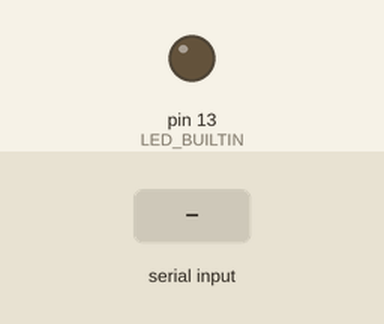
A sketch run on a simulated Arduino Uno, built with avr-gcc and run on an emulated ATmega328P. Shown: output pins drawn as LEDs (lit = HIGH). Dashed ring = blinking. The test bench sets the inputs (shaded band).

Above: at 1.2 s.
1.3 s: "hello" received over Serial
At 2.4 s:
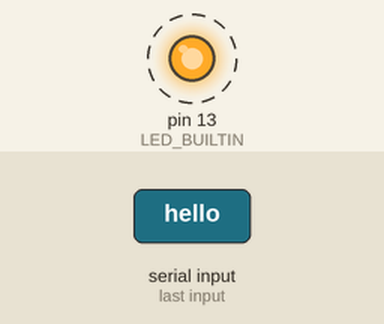
4.3 s: "on" received over Serial
At 6.5 s:
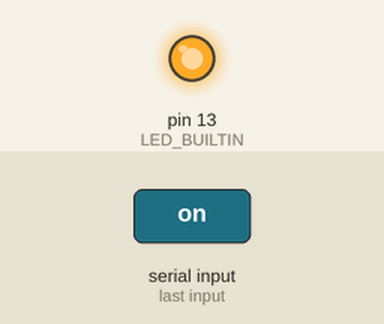
6.8 s: "off" received over Serial
At 8.6 s:
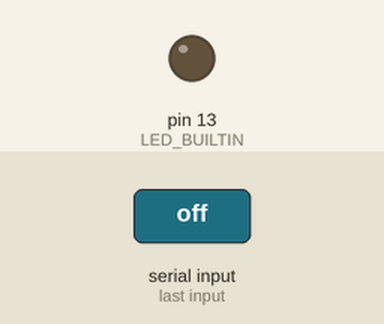
Timing chart, 0 to 10.1 s (numbered marks = the images above; inputs shaded):
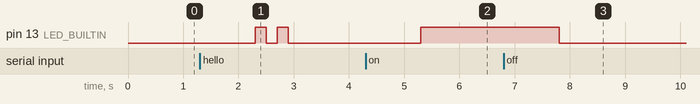

The sketch:

serial_work1.ino
```cpp
void setup() {
  pinMode(13, OUTPUT);
  Serial.begin(9600);
}

void loop() {
  if (Serial.available()) {
    String ch;
    ch = Serial.readString();
    ch.trim();
    if (ch == "on" || ch == "ON") {
      digitalWrite(13, HIGH);
    }

    else if (ch == "off" || ch == "OFF") {
      digitalWrite(13, LOW);
    }

    //    else if (ch == "hello" || ch == "OFF") {
    else if (ch == "hello") {
      //
      //      digitalWrite(13, LOW);
      //      delay(200)

      digitalWrite(LED_BUILTIN, HIGH);
      delay(200);
      digitalWrite(LED_BUILTIN, LOW);
      delay(200);
      digitalWrite(LED_BUILTIN, HIGH);
      delay(200);
      digitalWrite(LED_BUILTIN, LOW);

    }
  }
}
```

Measured:
- after the input at 1.3 s, pin 13 (LED_BUILTIN): alternates HIGH for 0.20 s and LOW for 0.20 s, 4 changes in all, then stays LOW, starting after 1.0 s
- after the input at 4.3 s, pin 13 (LED_BUILTIN): LOW → HIGH after 1.0 s
- after the input at 6.8 s, pin 13 (LED_BUILTIN): HIGH → LOW after 1.0 s
